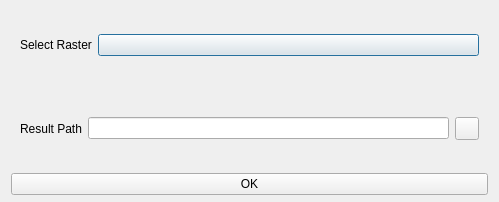
<?xml version="1.0" encoding="UTF-8"?>
<ui version="4.0">
 <class>rasterExportDialog</class>
 <widget class="QDialog" name="rasterExportDialog">
  <property name="geometry">
   <rect>
    <x>0</x>
    <y>0</y>
    <width>499</width>
    <height>202</height>
   </rect>
  </property>
  <property name="windowTitle">
   <string>Raster Export Parameter Settings</string>
  </property>
  <layout class="QVBoxLayout" name="verticalLayout">
   <property name="spacing">
    <number>6</number>
   </property>
   <property name="topMargin">
    <number>6</number>
   </property>
   <property name="bottomMargin">
    <number>7</number>
   </property>
   <item>
    <widget class="CardWidget" name="CardWidget_4">
     <property name="layoutDirection">
      <enum>Qt::LeftToRight</enum>
     </property>
     <layout class="QHBoxLayout" name="horizontalLayout_5">
      <item>
       <widget class="BodyLabel" name="BodyLabel">
        <property name="text">
         <string>Select Raster</string>
        </property>
       </widget>
      </item>
      <item>
       <widget class="ComboBox" name="selectTifCb">
        <property name="sizePolicy">
         <sizepolicy hsizetype="Expanding" vsizetype="Fixed">
          <horstretch>0</horstretch>
          <verstretch>0</verstretch>
         </sizepolicy>
        </property>
       </widget>
      </item>
     </layout>
    </widget>
   </item>
   <item>
    <widget class="CardWidget" name="CardWidget">
     <property name="layoutDirection">
      <enum>Qt::LeftToRight</enum>
     </property>
     <layout class="QHBoxLayout" name="horizontalLayout">
      <item>
       <widget class="BodyLabel" name="BodyLabel_4">
        <property name="text">
         <string>Result Path</string>
        </property>
       </widget>
      </item>
      <item>
       <widget class="LineEdit" name="saveLE">
        <property name="readOnly">
         <bool>true</bool>
        </property>
       </widget>
      </item>
      <item>
       <widget class="ToolButton" name="selectSaveFilePB"/>
      </item>
     </layout>
    </widget>
   </item>
   <item>
    <widget class="PushButton" name="runPB">
     <property name="text">
      <string>OK</string>
     </property>
    </widget>
   </item>
  </layout>
 </widget>
 <customwidgets>
  <customwidget>
   <class>ComboBox</class>
   <extends>QPushButton</extends>
   <header>qfluentwidgets</header>
  </customwidget>
  <customwidget>
   <class>PushButton</class>
   <extends>QPushButton</extends>
   <header>qfluentwidgets</header>
  </customwidget>
  <customwidget>
   <class>ToolButton</class>
   <extends>QToolButton</extends>
   <header>qfluentwidgets</header>
  </customwidget>
  <customwidget>
   <class>CardWidget</class>
   <extends>QFrame</extends>
   <header>qfluentwidgets</header>
   <container>1</container>
  </customwidget>
  <customwidget>
   <class>BodyLabel</class>
   <extends>QLabel</extends>
   <header>qfluentwidgets</header>
  </customwidget>
  <customwidget>
   <class>LineEdit</class>
   <extends>QLineEdit</extends>
   <header>qfluentwidgets</header>
  </customwidget>
 </customwidgets>
 <resources/>
 <connections/>
</ui>
